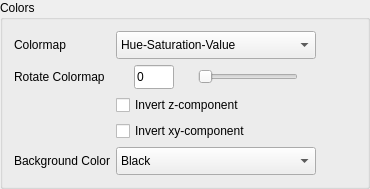
            <widget class="QGroupBox" name="groupBox_2">
             <property name="minimumSize">
              <size>
               <width>0</width>
               <height>180</height>
              </size>
             </property>
             <property name="title">
              <string>Colors</string>
             </property>
             <layout class="QGridLayout" name="gridLayout_52">
              <item row="1" column="0">
               <widget class="QLabel" name="label_61">
                <property name="text">
                 <string>Rotate Colormap</string>
                </property>
               </widget>
              </item>
              <item row="5" column="1">
               <widget class="QComboBox" name="comboBox_backgroundColor">
                <property name="minimumSize">
                 <size>
                  <width>0</width>
                  <height>28</height>
                 </size>
                </property>
                <property name="maximumSize">
                 <size>
                  <width>200</width>
                  <height>16777215</height>
                 </size>
                </property>
                <item>
                 <property name="text">
                  <string>Black</string>
                 </property>
                </item>
                <item>
                 <property name="text">
                  <string>Gray</string>
                 </property>
                </item>
                <item>
                 <property name="text">
                  <string>White</string>
                 </property>
                </item>
               </widget>
              </item>
              <item row="5" column="0">
               <widget class="QLabel" name="label_38">
                <property name="text">
                 <string>Background Color</string>
                </property>
               </widget>
              </item>
              <item row="0" column="0">
               <widget class="QLabel" name="label_37">
                <property name="text">
                 <string>Colormap</string>
                </property>
               </widget>
              </item>
              <item row="0" column="1">
               <widget class="QComboBox" name="comboBox_colormap">
                <property name="minimumSize">
                 <size>
                  <width>0</width>
                  <height>28</height>
                 </size>
                </property>
                <property name="maximumSize">
                 <size>
                  <width>200</width>
                  <height>16777215</height>
                 </size>
                </property>
                <item>
                 <property name="text">
                  <string>Hue-Saturation-Value</string>
                 </property>
                </item>
                <item>
                 <property name="text">
                  <string>HSV, no z-component</string>
                 </property>
                </item>
                <item>
                 <property name="text">
                  <string>Z-Component: Blue-White-Red</string>
                 </property>
                </item>
                <item>
                 <property name="text">
                  <string>Z-Component: Blue-Green-Red</string>
                 </property>
                </item>
                <item>
                 <property name="text">
                  <string>Z-Component: Blue-Red</string>
                 </property>
                </item>
                <item>
                 <property name="text">
                  <string>White</string>
                 </property>
                </item>
                <item>
                 <property name="text">
                  <string>Gray</string>
                 </property>
                </item>
                <item>
                 <property name="text">
                  <string>Black</string>
                 </property>
                </item>
               </widget>
              </item>
              <item row="3" column="1">
               <widget class="QCheckBox" name="checkBox_colormap_invert_z">
                <property name="text">
                 <string>Invert z-component</string>
                </property>
               </widget>
              </item>
              <item row="0" column="2">
               <spacer name="horizontalSpacer_39">
                <property name="orientation">
                 <enum>Qt::Horizontal</enum>
                </property>
                <property name="sizeHint" stdset="0">
                 <size>
                  <width>40</width>
                  <height>20</height>
                 </size>
                </property>
               </spacer>
              </item>
              <item row="1" column="1">
               <layout class="QGridLayout" name="gridLayout_82">
                <item row="0" column="0">
                 <widget class="QLineEdit" name="lineEdit_colormap_rotate_phi">
                  <property name="minimumSize">
                   <size>
                    <width>0</width>
                    <height>24</height>
                   </size>
                  </property>
                  <property name="maximumSize">
                   <size>
                    <width>40</width>
                    <height>16777215</height>
                   </size>
                  </property>
                  <property name="text">
                   <string>0</string>
                  </property>
                 </widget>
                </item>
                <item row="0" column="1">
                 <widget class="QSlider" name="horizontalSlider_colormap_rotate_phi">
                  <property name="maximumSize">
                   <size>
                    <width>100</width>
                    <height>16777215</height>
                   </size>
                  </property>
                  <property name="orientation">
                   <enum>Qt::Horizontal</enum>
                  </property>
                 </widget>
                </item>
               </layout>
              </item>
              <item row="4" column="1">
               <widget class="QCheckBox" name="checkBox_colormap_invert_xy">
                <property name="text">
                 <string>Invert xy-component</string>
                </property>
               </widget>
              </item>
             </layout>
            </widget>
